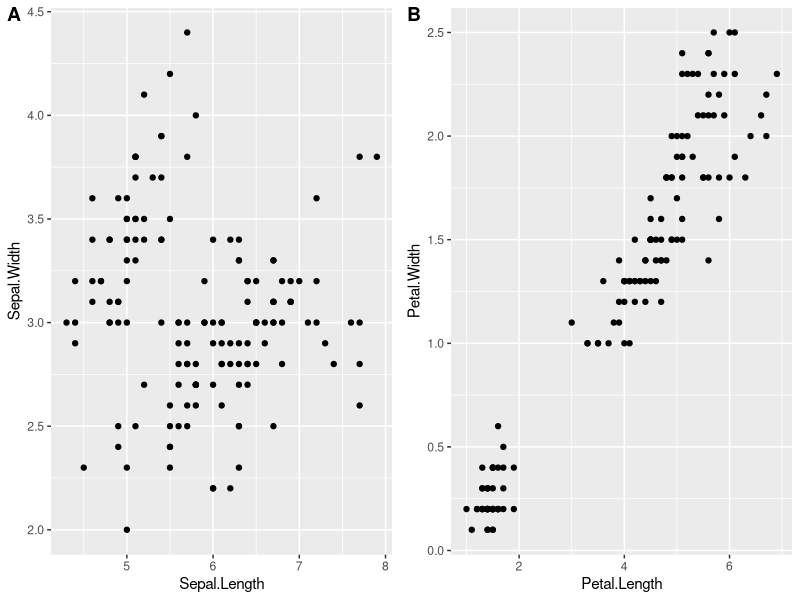

This figure's R source:
## ---- chunk 1
knitr::opts_chunk$set(echo = TRUE)
## ---- chunk 2
data("iris")
library(ggplot2)
library(cowplot)
## ---- chunk 3
gp1 <- ggplot(aes(Sepal.Length, Sepal.Width), data=iris) +
  geom_point()

gp2 <- ggplot(aes(Petal.Length, Petal.Width), data=iris) +
  geom_point()

plot_grid(gp1, gp2, labels = "AUTO", nrow = 1, ncol = 2)
## ---- chunk 4
#getwd()
cowplot::ggsave2("Figure_1.png", plot = ggplot2::last_plot(), width = 183, height = 80, units = "mm", dpi = 500)
cowplot::ggsave2("Figure_1.pdf", plot = ggplot2::last_plot(), width = 183, height = 80, units = "mm", dpi = 500)
cowplot::ggsave2("Figure_1.eps", plot = ggplot2::last_plot(), width = 183, height = 80, units = "mm", dpi = 500)
## ---- chunk 5
p1 <- ~{
  plot(iris$Sepal.Length, iris$Sepal.Width)
  }

p2 <- ~{
  plot(iris$Petal.Length, iris$Petal.Width)
}

png("Figure_2.png", width = 183, height = 80, units = 'mm', res = 500)

plot_grid(p1, p2, labels = "AUTO", nrow = 1, ncol = 2)

dev.off()
